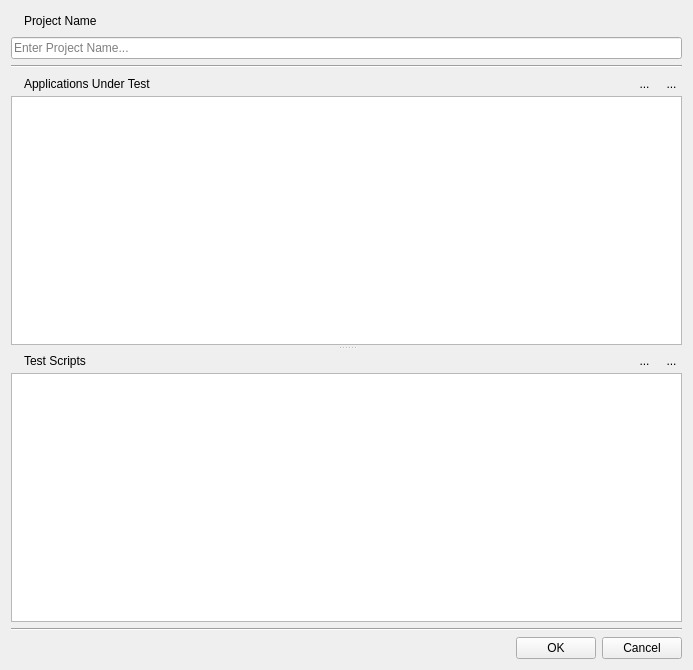
<?xml version="1.0" encoding="UTF-8"?>
<ui version="4.0">
 <class>ProjectDialog</class>
 <widget class="QDialog" name="ProjectDialog">
  <property name="geometry">
   <rect>
    <x>0</x>
    <y>0</y>
    <width>693</width>
    <height>670</height>
   </rect>
  </property>
  <property name="windowTitle">
   <string>QtAda | Configure Project</string>
  </property>
  <property name="windowIcon">
   <iconset resource="../resources/project/project.qrc">
    <normaloff>:/project/app.png</normaloff>:/project/app.png</iconset>
  </property>
  <layout class="QVBoxLayout" name="verticalLayout">
   <item>
    <layout class="QHBoxLayout" name="projectLayout">
     <property name="spacing">
      <number>6</number>
     </property>
     <item>
      <widget class="QLabel" name="projectIcon">
       <property name="text">
        <string/>
       </property>
      </widget>
     </item>
     <item>
      <widget class="QLabel" name="projectLabel">
       <property name="text">
        <string>Project Name</string>
       </property>
      </widget>
     </item>
     <item>
      <spacer name="projectSpacer">
       <property name="orientation">
        <enum>Qt::Horizontal</enum>
       </property>
       <property name="sizeHint" stdset="0">
        <size>
         <width>40</width>
         <height>20</height>
        </size>
       </property>
      </spacer>
     </item>
    </layout>
   </item>
   <item>
    <widget class="QLineEdit" name="projectEdit">
     <property name="focusPolicy">
      <enum>Qt::ClickFocus</enum>
     </property>
     <property name="placeholderText">
      <string>Enter Project Name...</string>
     </property>
    </widget>
   </item>
   <item>
    <widget class="Line" name="firstLine">
     <property name="orientation">
      <enum>Qt::Horizontal</enum>
     </property>
    </widget>
   </item>
   <item>
    <widget class="QSplitter" name="splitter">
     <property name="lineWidth">
      <number>6</number>
     </property>
     <property name="midLineWidth">
      <number>6</number>
     </property>
     <property name="orientation">
      <enum>Qt::Vertical</enum>
     </property>
     <property name="opaqueResize">
      <bool>true</bool>
     </property>
     <property name="handleWidth">
      <number>6</number>
     </property>
     <property name="childrenCollapsible">
      <bool>false</bool>
     </property>
     <widget class="QWidget" name="layoutWidget">
      <layout class="QVBoxLayout" name="autLayout">
       <property name="spacing">
        <number>2</number>
       </property>
       <item>
        <layout class="QHBoxLayout" name="autHeaderLayout">
         <property name="spacing">
          <number>6</number>
         </property>
         <item>
          <widget class="QLabel" name="autIcon">
           <property name="text">
            <string/>
           </property>
          </widget>
         </item>
         <item>
          <widget class="QLabel" name="autLabel">
           <property name="text">
            <string>Applications Under Test</string>
           </property>
          </widget>
         </item>
         <item>
          <spacer name="autSpacer">
           <property name="orientation">
            <enum>Qt::Horizontal</enum>
           </property>
           <property name="sizeHint" stdset="0">
            <size>
             <width>40</width>
             <height>20</height>
            </size>
           </property>
          </spacer>
         </item>
         <item>
          <widget class="QToolButton" name="addAut">
           <property name="focusPolicy">
            <enum>Qt::ClickFocus</enum>
           </property>
           <property name="toolTip">
            <string>Add New AUT</string>
           </property>
           <property name="styleSheet">
            <string notr="true">padding: 0;</string>
           </property>
           <property name="text">
            <string>...</string>
           </property>
           <property name="icon">
            <iconset resource="../resources/project/project.qrc">
             <normaloff>:/project/add.svg</normaloff>:/project/add.svg</iconset>
           </property>
           <property name="iconSize">
            <size>
             <width>24</width>
             <height>24</height>
            </size>
           </property>
           <property name="autoRaise">
            <bool>true</bool>
           </property>
          </widget>
         </item>
         <item>
          <widget class="QToolButton" name="clearAut">
           <property name="focusPolicy">
            <enum>Qt::ClickFocus</enum>
           </property>
           <property name="toolTip">
            <string>Add New AUT</string>
           </property>
           <property name="styleSheet">
            <string notr="true">padding: 0;</string>
           </property>
           <property name="text">
            <string>...</string>
           </property>
           <property name="icon">
            <iconset resource="../resources/project/project.qrc">
             <normaloff>:/project/clear.svg</normaloff>:/project/clear.svg</iconset>
           </property>
           <property name="iconSize">
            <size>
             <width>24</width>
             <height>24</height>
            </size>
           </property>
           <property name="autoRaise">
            <bool>true</bool>
           </property>
          </widget>
         </item>
        </layout>
       </item>
       <item>
        <widget class="QTreeView" name="autView"/>
       </item>
      </layout>
     </widget>
     <widget class="QWidget" name="layoutWidget">
      <layout class="QVBoxLayout" name="tsLayout">
       <property name="spacing">
        <number>2</number>
       </property>
       <item>
        <layout class="QHBoxLayout" name="tsHeaderLayout">
         <property name="spacing">
          <number>6</number>
         </property>
         <item>
          <widget class="QLabel" name="tsIcon">
           <property name="text">
            <string/>
           </property>
          </widget>
         </item>
         <item>
          <widget class="QLabel" name="tsLabel">
           <property name="text">
            <string>Test Scripts</string>
           </property>
          </widget>
         </item>
         <item>
          <spacer name="tsSpacer">
           <property name="orientation">
            <enum>Qt::Horizontal</enum>
           </property>
           <property name="sizeHint" stdset="0">
            <size>
             <width>40</width>
             <height>20</height>
            </size>
           </property>
          </spacer>
         </item>
         <item>
          <widget class="QToolButton" name="addTs">
           <property name="focusPolicy">
            <enum>Qt::ClickFocus</enum>
           </property>
           <property name="toolTip">
            <string>Add New AUT</string>
           </property>
           <property name="styleSheet">
            <string notr="true">padding: 0;</string>
           </property>
           <property name="text">
            <string>...</string>
           </property>
           <property name="icon">
            <iconset resource="../resources/project/project.qrc">
             <normaloff>:/project/add.svg</normaloff>:/project/add.svg</iconset>
           </property>
           <property name="iconSize">
            <size>
             <width>24</width>
             <height>24</height>
            </size>
           </property>
           <property name="autoRaise">
            <bool>true</bool>
           </property>
          </widget>
         </item>
         <item>
          <widget class="QToolButton" name="clearTs">
           <property name="focusPolicy">
            <enum>Qt::ClickFocus</enum>
           </property>
           <property name="toolTip">
            <string>Add New AUT</string>
           </property>
           <property name="styleSheet">
            <string notr="true">padding: 0;</string>
           </property>
           <property name="text">
            <string>...</string>
           </property>
           <property name="icon">
            <iconset resource="../resources/project/project.qrc">
             <normaloff>:/project/clear.svg</normaloff>:/project/clear.svg</iconset>
           </property>
           <property name="iconSize">
            <size>
             <width>24</width>
             <height>24</height>
            </size>
           </property>
           <property name="autoRaise">
            <bool>true</bool>
           </property>
          </widget>
         </item>
        </layout>
       </item>
       <item>
        <widget class="QTreeView" name="tsView"/>
       </item>
      </layout>
     </widget>
    </widget>
   </item>
   <item>
    <widget class="Line" name="secondLine">
     <property name="orientation">
      <enum>Qt::Horizontal</enum>
     </property>
    </widget>
   </item>
   <item>
    <layout class="QHBoxLayout" name="buttonsLayout">
     <item>
      <spacer name="horizontalSpacer">
       <property name="orientation">
        <enum>Qt::Horizontal</enum>
       </property>
       <property name="sizeHint" stdset="0">
        <size>
         <width>40</width>
         <height>20</height>
        </size>
       </property>
      </spacer>
     </item>
     <item>
      <widget class="QPushButton" name="okButton">
       <property name="focusPolicy">
        <enum>Qt::NoFocus</enum>
       </property>
       <property name="text">
        <string>OK</string>
       </property>
      </widget>
     </item>
     <item>
      <widget class="QPushButton" name="cancelButton">
       <property name="focusPolicy">
        <enum>Qt::NoFocus</enum>
       </property>
       <property name="text">
        <string>Cancel</string>
       </property>
      </widget>
     </item>
    </layout>
   </item>
  </layout>
 </widget>
 <resources>
  <include location="../resources/project/project.qrc"/>
 </resources>
 <connections/>
</ui>
